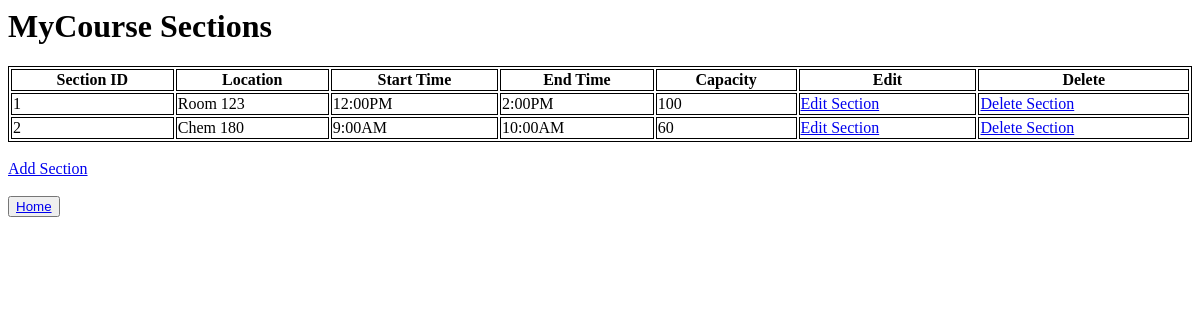
The app's page /sections/12/, older data.
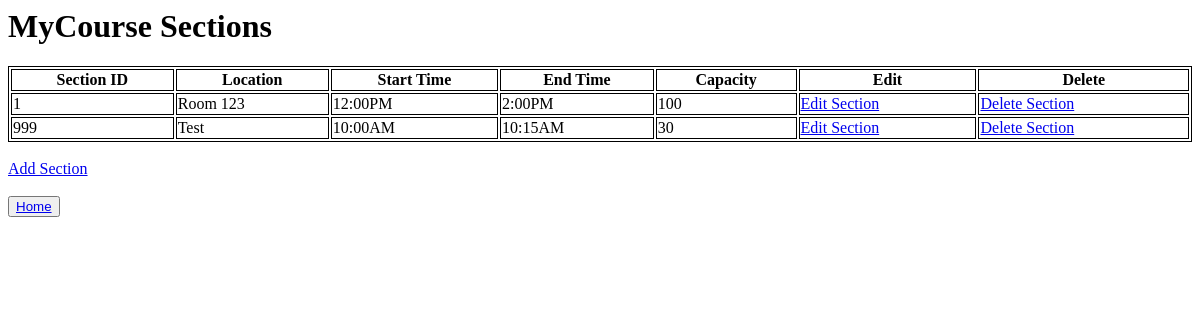
The same page, newer data.
### Management/models.py (models this page shows, shortened)
class Section(models.Model):
    sectionID = models.IntegerField(primary_key=True)
    location = models.CharField(max_length=8)
    startTime = models.CharField(max_length=7)
    endTime = models.CharField(max_length=7)
    capacity = models.IntegerField()
    TA = models.ForeignKey(User, on_delete=models.SET_NULL, null=True)
    courseID = models.ForeignKey(Course, on_delete=models.CASCADE)

### Management/views.py (the view)
# urls.py: path('sections/<int:course_id>/', sections.as_view(), name='sections'),
class sections(View):
    def get(self, request, course_id):
        course = Course.objects.get(pk=course_id)
        sections = Section.objects.filter(courseID=course)
        context = {'course': course, 'sections': sections}
        return render(request, 'main/sections.html', context)

### templates/main/sections.html (shortened to what this page needs)
<h1>{{ course.courseName }} Sections</h1>
<table style="width:100%">
  <tr>
    <th>Section ID</th>
    <th>Location</th>
    <th>Start Time</th>
    <th>End Time</th>
    <th>Capacity</th>
    <th>Edit</th>
    <th>Delete</th>
  </tr>
  {% for section in sections %}
  <tr>
    <td>{{ section.sectionID }}</td>
    <td>{{ section.location }}</td>
    <td>{{ section.startTime }}</td>
    <td>{{ section.endTime }}</td>
    <td>{{ section.capacity }}</td>
    <td><a href="{% url 'sectionEdit' course.courseID section.sectionID %}">Edit Section</a></td>
    <td><a href="{% url 'sectionDelete' course.courseID section.sectionID %}">Delete Section</a></td>
  </tr>
  {% endfor %}
</table> <br>
<a href="{% url 'sectionAdd' course.courseID %}">Add Section</a>
<br> <br></brb><button type="home"><a href="{% url 'mainHome' %}">Home</a></button>

Row changes from the older to the newer data that the page shows:
removed Section: sectionID "2", location "Chem 180", startTime "9:00AM", endTime "10:00AM", capacity "60"
added Section: sectionID "999", location "Test", startTime "10:00AM", endTime "10:15AM", capacity "30"
